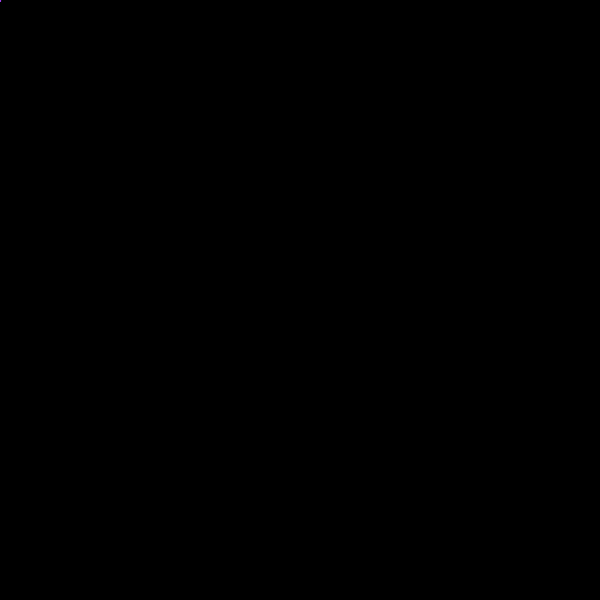
Frame 1 (no input)
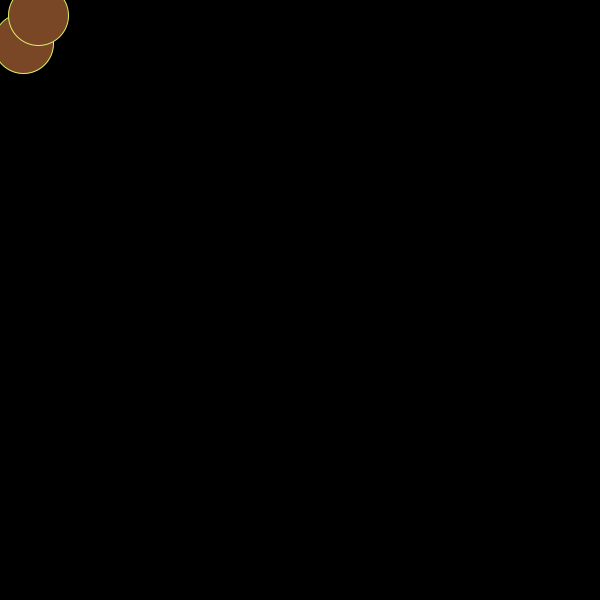
Frame 60 (the mouse pressed at the canvas centre just before this capture)
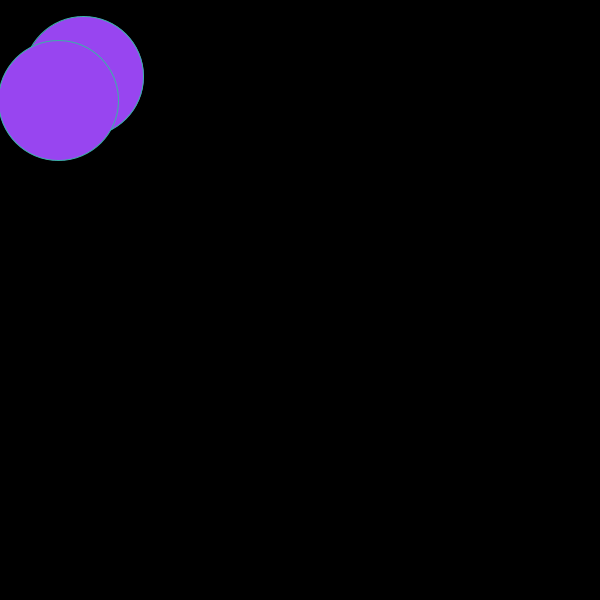
Frame 120 (the mouse held since frame 60 and released just before this capture)

The Processing sketch that drew these frames (run headless with seeded random() and noise(); from frame 60 on, the mouse is pressed at the canvas centre):

// Processing sketch: processing_154851
// ── processing_154851.pde

// Initializing x & y variables
float x = 0;
float y = 0;


void setup(){
  
  // Sets the size of the screen to 600x600
  size(600, 600);
  smooth();
}


// This method randomizes the x & y positions of the ellipse
// The width and height are given the variables x & y which moves
// the ellipses across the screen
void growCir(){
  ellipse(random(x), random(y), x, y);
  ellipse(random(x), random(y), y, x);
}



void draw(){
  
  // Sets the background black
  background(0);
  
  // Random colors for stroke and fill
  stroke(random(255),random(255),random(255));
  fill(random(255),random(255),random(255));
  
  // Prints the x and y coordinates
  println("the x position is: " + x + " the y position is: " + y);
  
  // Increments the x & y coordinates/variables by one 
  x++;
  y++;
  
  // Calling the growCir() method
  growCir();
  
  // If the values of x & y are equal to the height
  // and width of the screen, then the values are
  // reset to zero
  if(x == height || y == width){
    x = 0;
    y = 0;    
  } 
}
